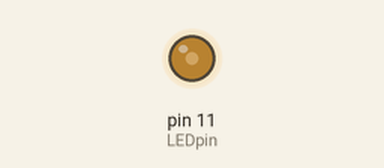
This sketch was run on a simulated Arduino Uno, built with avr-gcc and run on an emulated ATmega328P. Parts: output pins drawn as LEDs (lit = HIGH).

Above: at 0.05 s.
At 7.95 s:
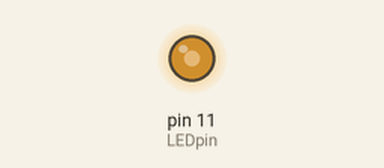
At 11.95 s:
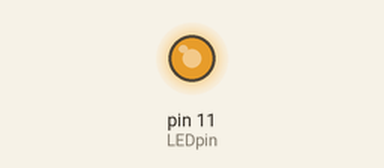
At 15.95 s:
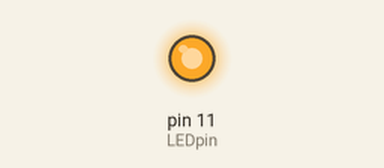
Timing chart, 0 to 20.8 s (numbered marks = the images above):
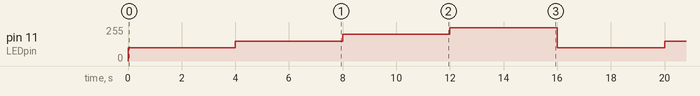

Measured:
- by itself, pin 11 (LEDpin): repeats every 16.0 s: 150/255 4.0 s, 200/255 4.0 s, 250/255 4.0 s, 100/255 4.0 s

The sketch:

o10_PWManalogWrite.ino
```cpp
 // analogLED pin can be: 3,5,6,9,10,11
 const int LEDpin = 11;

void setup() {
  // put your setup code here, to run once:
  pinMode(LEDpin,OUTPUT);
}

void loop() {
  // put your main code here, to run repeatedly:
  analogWrite(LEDpin,100); //0 to 255 accepted
  delay(4000);
  analogWrite(LEDpin,150); //0 to 255 accepted
  delay(4000);
  analogWrite(LEDpin,200); //0 to 255 accepted
  delay(4000);
  analogWrite(LEDpin,250); //0 to 255 accepted
  delay(4000);

}
```
